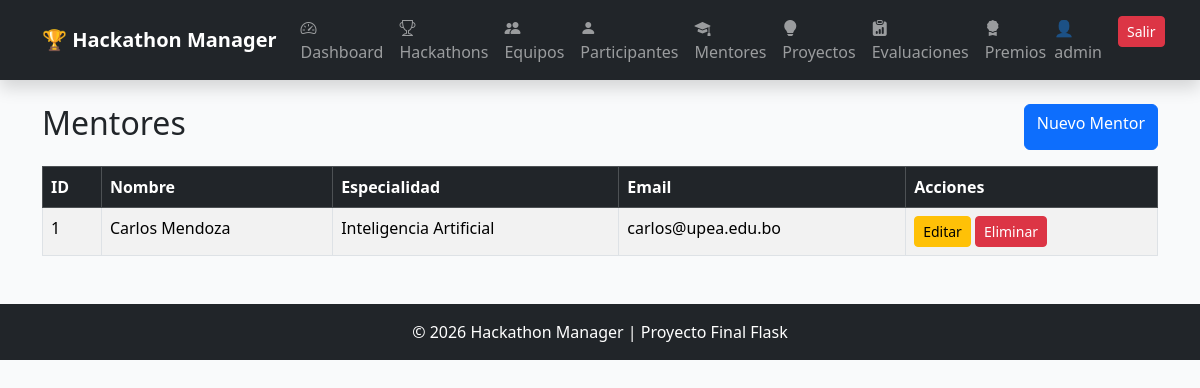
Before: /mentores (signed in) with the older database file.
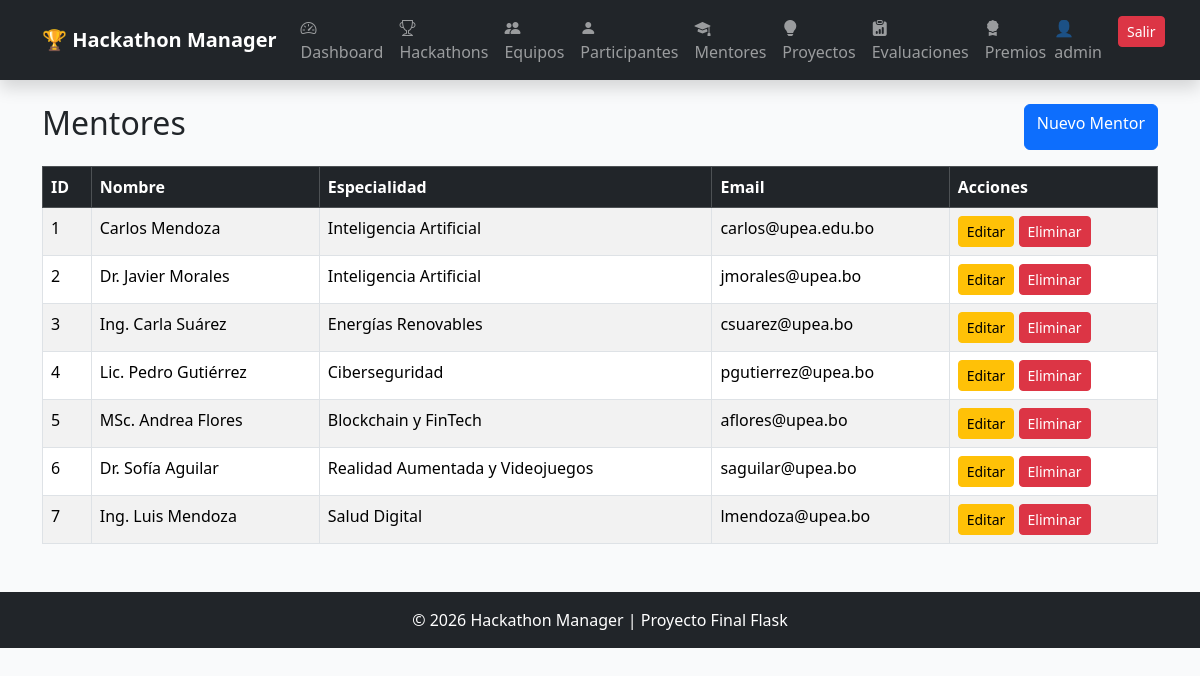
After: the same page with the newer database file.
### app/models/mentor.py (models this page shows, shortened)
class Mentor(db.Model):
    __tablename__ = "mentores"
    id = db.Column(
        db.Integer,
        primary_key=True
    )
    nombre = db.Column(
        db.String(100),
        nullable=False
    )
    especialidad = db.Column(
        db.String(100),
        nullable=False
    )
    email = db.Column(
        db.String(120),
        nullable=False
    )

### app/mentores/routes.py (the view)
@mentor_bp.route("/mentores")
@login_required
def listar_mentores():
    mentores = Mentor.query.all()
    return render_template(
        "mentores/listar.html",
        mentores=mentores
    )

### app/templates/mentores/listar.html
{% extends 'base.html' %}
{% block content %}
<div class="d-flex justify-content-between mb-3">
    <h2 class="titulo-mentores">Mentores</h2>
    <a href="/mentores/nuevo" class="btn btn-primary">
        Nuevo Mentor
    </a>
</div>
<table class="table table-bordered table-striped">
    <thead class="table-dark">
        <tr>
            <th>ID</th>
            <th>Nombre</th>
            <th>Especialidad</th>
            <th>Email</th>
            <th>Acciones</th>
        </tr>
    </thead>
    <tbody>
        {% for mentor in mentores %}
        <tr>
            <td>{{ mentor.id }}</td>
            <td>{{ mentor.nombre }}</td>
            <td>{{ mentor.especialidad }}</td>
            <td>{{ mentor.email }}</td>
            <td>
                <a href="/mentores/editar/{{ mentor.id }}" class="btn btn-warning btn-sm">Editar</a>
                <a href="/mentores/eliminar/{{ mentor.id }}" class="btn btn-danger btn-sm">Eliminar</a>
            </td>
        </tr>
        {% endfor %}
    </tbody>
</table>
{% endblock %}

Changed rows visible on the page:
added Mentor: id "2", nombre "Dr. Javier Morales", especialidad "Inteligencia Artificial", email "jmorales@upea.bo"
added Mentor: id "3", nombre "Ing. Carla Suárez", especialidad "Energías Renovables", email "csuarez@upea.bo"
added Mentor: id "4", nombre "Lic. Pedro Gutiérrez", especialidad "Ciberseguridad", email "pgutierrez@upea.bo"
added Mentor: id "5", nombre "MSc. Andrea Flores", especialidad "Blockchain y FinTech", email "aflores@upea.bo"
added Mentor: id "6", nombre "Dr. Sofía Aguilar", especialidad "Realidad Aumentada y Videojuegos", email "saguilar@upea.bo"
added Mentor: id "7", nombre "Ing. Luis Mendoza", especialidad "Salud Digital", email "lmendoza@upea.bo"
